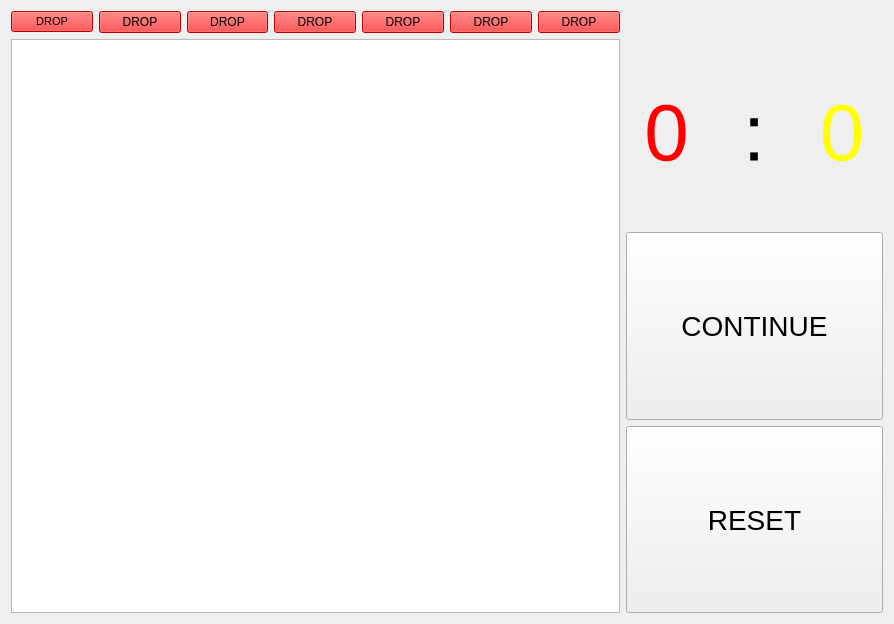
<?xml version="1.0" encoding="UTF-8"?>
<ui version="4.0">
 <class>MainWindow</class>
 <widget class="QMainWindow" name="MainWindow">
  <property name="geometry">
   <rect>
    <x>0</x>
    <y>0</y>
    <width>894</width>
    <height>624</height>
   </rect>
  </property>
  <property name="windowTitle">
   <string>Four In A Row</string>
  </property>
  <widget class="QWidget" name="centralWidget">
   <layout class="QGridLayout" name="gridLayout">
    <item row="3" column="7" colspan="3">
     <widget class="QPushButton" name="resetButton">
      <property name="sizePolicy">
       <sizepolicy hsizetype="Minimum" vsizetype="Minimum">
        <horstretch>0</horstretch>
        <verstretch>0</verstretch>
       </sizepolicy>
      </property>
      <property name="font">
       <font>
        <pointsize>21</pointsize>
       </font>
      </property>
      <property name="accessibleName">
       <string>dropButton1</string>
      </property>
      <property name="text">
       <string>RESET</string>
      </property>
     </widget>
    </item>
    <item row="2" column="7" colspan="3">
     <widget class="QPushButton" name="continueButton">
      <property name="sizePolicy">
       <sizepolicy hsizetype="Minimum" vsizetype="Minimum">
        <horstretch>0</horstretch>
        <verstretch>0</verstretch>
       </sizepolicy>
      </property>
      <property name="font">
       <font>
        <pointsize>21</pointsize>
       </font>
      </property>
      <property name="text">
       <string>CONTINUE</string>
      </property>
     </widget>
    </item>
    <item row="0" column="0">
     <widget class="QPushButton" name="dropButton1">
      <property name="font">
       <font>
        <pointsize>8</pointsize>
       </font>
      </property>
      <property name="styleSheet">
       <string notr="true">background-color: red</string>
      </property>
      <property name="text">
       <string>DROP</string>
      </property>
      <property name="autoRepeatDelay">
       <number>500</number>
      </property>
      <property name="autoRepeatInterval">
       <number>300</number>
      </property>
     </widget>
    </item>
    <item row="0" column="1">
     <widget class="QPushButton" name="dropButton2">
      <property name="styleSheet">
       <string notr="true">background-color: red</string>
      </property>
      <property name="text">
       <string>DROP</string>
      </property>
     </widget>
    </item>
    <item row="1" column="7">
     <widget class="QLabel" name="redScore">
      <property name="font">
       <font>
        <pointsize>60</pointsize>
       </font>
      </property>
      <property name="styleSheet">
       <string notr="true">color: red</string>
      </property>
      <property name="text">
       <string>0</string>
      </property>
      <property name="textFormat">
       <enum>Qt::PlainText</enum>
      </property>
      <property name="alignment">
       <set>Qt::AlignCenter</set>
      </property>
     </widget>
    </item>
    <item row="0" column="2">
     <widget class="QPushButton" name="dropButton3">
      <property name="styleSheet">
       <string notr="true">background-color: red</string>
      </property>
      <property name="text">
       <string>DROP</string>
      </property>
     </widget>
    </item>
    <item row="1" column="0" rowspan="3" colspan="7">
     <widget class="QGraphicsView" name="graphicsView">
      <property name="enabled">
       <bool>true</bool>
      </property>
     </widget>
    </item>
    <item row="0" column="4">
     <widget class="QPushButton" name="dropButton5">
      <property name="styleSheet">
       <string notr="true">background-color: red</string>
      </property>
      <property name="text">
       <string>DROP</string>
      </property>
     </widget>
    </item>
    <item row="0" column="3">
     <widget class="QPushButton" name="dropButton4">
      <property name="styleSheet">
       <string notr="true">background-color: red</string>
      </property>
      <property name="text">
       <string>DROP</string>
      </property>
     </widget>
    </item>
    <item row="1" column="9">
     <widget class="QLabel" name="yellowScore">
      <property name="font">
       <font>
        <pointsize>60</pointsize>
        <weight>50</weight>
        <bold>false</bold>
       </font>
      </property>
      <property name="styleSheet">
       <string notr="true">color: yellow</string>
      </property>
      <property name="text">
       <string>0</string>
      </property>
      <property name="alignment">
       <set>Qt::AlignCenter</set>
      </property>
     </widget>
    </item>
    <item row="0" column="5">
     <widget class="QPushButton" name="dropButton6">
      <property name="styleSheet">
       <string notr="true">background-color: red</string>
      </property>
      <property name="text">
       <string>DROP</string>
      </property>
     </widget>
    </item>
    <item row="0" column="6">
     <widget class="QPushButton" name="dropButton7">
      <property name="styleSheet">
       <string notr="true">background-color: red</string>
      </property>
      <property name="text">
       <string>DROP</string>
      </property>
     </widget>
    </item>
    <item row="1" column="8">
     <widget class="QLabel" name="label">
      <property name="font">
       <font>
        <pointsize>60</pointsize>
       </font>
      </property>
      <property name="text">
       <string>:</string>
      </property>
      <property name="alignment">
       <set>Qt::AlignCenter</set>
      </property>
     </widget>
    </item>
   </layout>
  </widget>
 </widget>
 <layoutdefault spacing="6" margin="11"/>
 <resources/>
 <connections/>
</ui>
